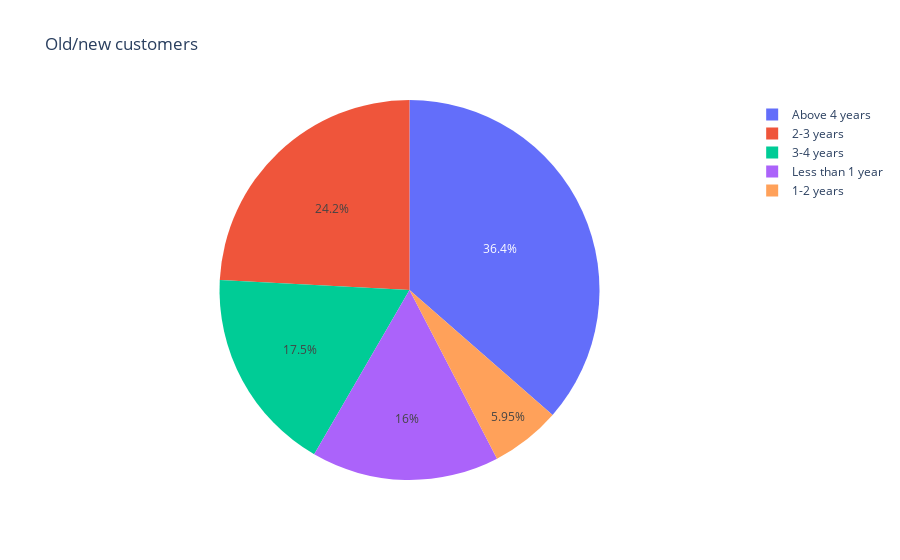

The code cell stored with this chart in its notebook:
### Code cell
#analysis by old or new customers
plt.figure(figsize = (20,6))
sns.countplot(x = '5SinceHowLongYouareShoppingOnline?',hue = '1Genderofrespondent' ,data = data)
plt.title('Customer Analysis as old/New customers')
plt.xlabel('City')
plt.show()


fig = px.pie(data, names='5SinceHowLongYouareShoppingOnline?', title='Old/new customers')
fig.show()

### Figure 1 — Plotly figure (JSON) as saved in the notebook; plotly's stock layout.template omitted (floating-point values rounded to 4 significant figures; data arrays with more than 128 entries replaced by an {"elided": "..."} marker saying what was removed)
{"data": [{"domain": {"x": [0, 1], "y": [0, 1]}, "hovertemplate": "5SinceHowLongYouareShoppingOnline?=%{label}<extra></extra>", "labels": {"elided": "269 str values"}, "legendgroup": "", "name": "", "showlegend": true, "type": "pie"}], "layout": {"legend": {"tracegroupgap": 0}, "title": {"text": "Old/new customers"}}}
